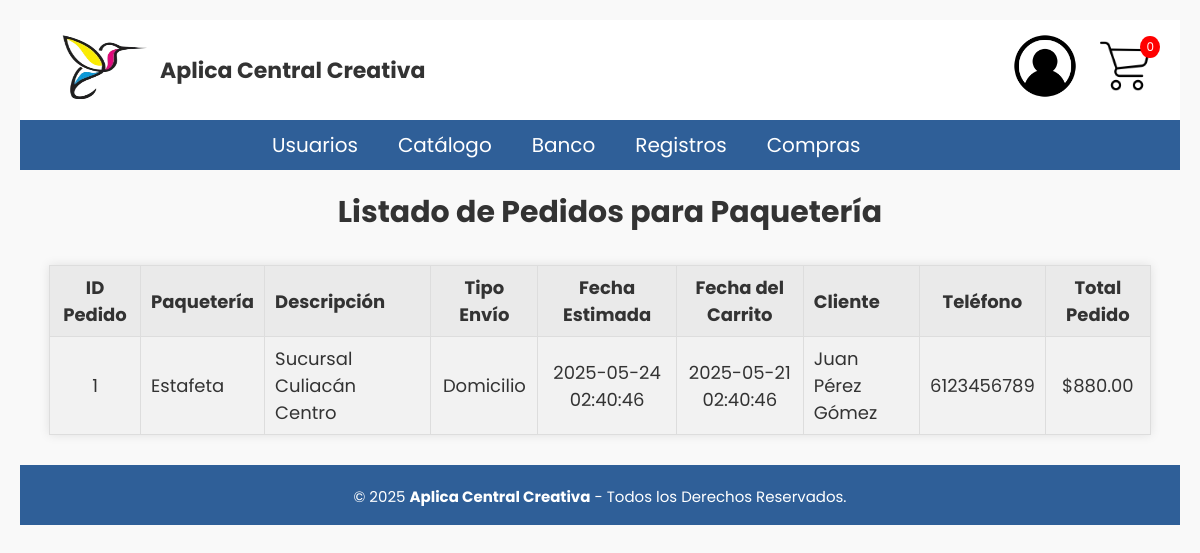
The page /Paqueteria/ver_pedidos.php (signed in) on the database its author committed.
### tables this page shows
CREATE TABLE pedido(
id_pedido INT NOT NULL PRIMARY KEY AUTO_INCREMENT,
id_envio INT NOT NULL,
id_paqueteria INT,
id_carrito INT NOT NULL,
iva DECIMAL(6,2) NOT NULL,
ieps DECIMAL(2),
id_direccion INT,
precio_total_pedido DECIMAL(6,2) NOT NULL,
CONSTRAINT fk_pedido_envio FOREIGN KEY (id_envio) REFERENCES envio(id_envio),
CONSTRAINT fk_pedido_paqueteria FOREIGN KEY (id_paqueteria) REFERENCES paqueteria(id_paqueteria),
CONSTRAINT fk_pedido_carrito FOREIGN KEY (id_carrito) REFERENCES carrito(id_carrito),
CONSTRAINT fk_pedido_direccion FOREIGN KEY (id_direccion) REFERENCES direccion(id_direccion)
);

CREATE TABLE paqueteria(
id_paqueteria INT NOT NULL PRIMARY KEY AUTO_INCREMENT,
nombre_paqueteria VARCHAR(50) NOT NULL,
descripcion VARCHAR(50) NOT NULL,
fecha DATETIME NOT NULL
);

CREATE TABLE envio(
id_envio INT NOT NULL PRIMARY KEY AUTO_INCREMENT,
tipo_envio ENUM('Domicilio','Punto de Entrega') NOT NULL,
costo DECIMAL(6,2) NOT NULL,
fecha_estimada DATETIME NOT NULL
);

CREATE TABLE carrito(
id_carrito INT NOT NULL PRIMARY KEY AUTO_INCREMENT,
id_cliente INT NOT NULL,
fecha DATETIME NOT NULL,
total DECIMAL(10,2) DEFAULT 0,
CONSTRAINT fk_cliente_carrito FOREIGN KEY (id_cliente) REFERENCES cliente(id_cliente)
);

CREATE TABLE cliente (
id_cliente INT NOT NULL PRIMARY KEY AUTO_INCREMENT,
id_usuario INT NOT NULL,
nom_persona VARCHAR(50) NOT NULL,
apellido_paterno VARCHAR(20) NOT NULL,
apellido_materno VARCHAR(20) NOT NULL,
telefono VARCHAR(10) NOT NULL,
monedero DECIMAL(6,2) DEFAULT 0,
CONSTRAINT fk_usuario FOREIGN KEY (id_usuario) REFERENCES usuario(id_usuario)
);

### Paqueteria/ver_pedidos.php (the view, shortened to what this page needs)
<?php
include '../BD/ConexionBD.php';
include ('../Nav/header.php');
$sql = "SELECT
            p.id_pedido,
            pq.nombre_paqueteria,
            pq.descripcion,
            e.tipo_envio,
            e.fecha_estimada,
            c.fecha AS fecha_carrito,
            p.precio_total_pedido,
            cl.nom_persona,
            cl.apellido_paterno,
            cl.apellido_materno,
            cl.telefono
        FROM pedido p
        JOIN paqueteria pq ON p.id_paqueteria = pq.id_paqueteria
        JOIN envio e ON p.id_envio = e.id_envio
        JOIN carrito c ON p.id_carrito = c.id_carrito
        JOIN cliente cl ON c.id_cliente = cl.id_cliente
        ORDER BY p.id_pedido DESC";
$result = $conn->query($sql);
?>
<!DOCTYPE html>
<html lang="es">
<head>
    <link rel="stylesheet" href="estilos_pedidos.css">
</head>
<body>
    <h2>Listado de Pedidos para Paquetería</h2>
    <table>
        <tr>
            <th>ID Pedido</th>
            <th class="descripcion">Paquetería</th>
            <th class="descripcion">Descripción</th>
            <th>Tipo Envío</th>
            <th>Fecha Estimada</th>
            <th>Fecha del Carrito</th>
            <th class="cliente">Cliente</th>
            <th class="telefono">Teléfono</th>
            <th>Total Pedido</th>
        </tr>
        <?php
        if ($result && $result->num_rows > 0) {
            while ($row = $result->fetch_assoc()) {
                echo "<tr>
                        <td>{$row['id_pedido']}</td>
                        <td class='descripcion'>{$row['nombre_paqueteria']}</td>
                        <td class='descripcion'>{$row['descripcion']}</td>
                        <td>{$row['tipo_envio']}</td>
                        <td>{$row['fecha_estimada']}</td>
                        <td>{$row['fecha_carrito']}</td>
                        <td class='cliente'>{$row['nom_persona']} {$row['apellido_paterno']} {$row['apellido_materno']}</td>
                        <td class='telefono'>{$row['telefono']}</td>
                        <td>\${$row['precio_total_pedido']}</td>
                      </tr>";
            }
        } else {
            echo "<tr><td colspan='9'>No hay pedidos registrados</td></tr>";
        }
        ?>
    </table>
    <?php
include '../Nav/footer.php';
?>
</body>
</html>

### CSS/cabecera.css (style rules this page uses)
html { font-size: 20px; overflow-y: auto; font-family: 'Poppins', sans-serif; }

### CSS/menu.css (style rules this page uses)
* { padding: 0px; margin: 0px; }

### CSS/formularios.css (style rules this page uses)
* { font-family: 'Poppins', sans-serif; margin: 0; padding: 0; box-sizing: border-box; }

### CSS/cabecera2.css (style rules this page uses)
* { padding: 0px; margin: 0px; }
h1, h2 { color: #000000; }
table { width: 100%; margin-bottom: 20px; border-collapse: collapse; }
table, th, td { border: 1px solid #ddd; }
th, td { padding: 10px; text-align: left; }

### CSS/Carrito.css (style rules this page uses)
body { font-family: 'Segoe UI', Tahoma, Geneva, Verdana, sans-serif; background-color: #f4f4f9; color: #000000; }
th, td { padding: 12px 15px; text-align: center; vertical-align: middle; }
tbody tr { border-bottom: 1px solid #eee; }

### CSS/direccion.css (style rules this page uses)
body { font-family: 'Segoe UI', Tahoma, Geneva, Verdana, sans-serif; background-color: #f4f4f9; color: #000000; }

### CSS/Tarjetas.css (style rules this page uses)
table { width: 95%; margin: 0 auto 40px auto; border-collapse: collapse; font-family: Arial, sans-serif; }
table th, table td { padding: 8px 10px; border: 1px solid #ddd; text-align: center; font-size: 0.9rem; }
table tbody tr:nth-child(even) { background-color: #f2f2f2; }

### CSS/confirmar_pedido.css (style rules this page uses)
body { font-family: 'Segoe UI', Tahoma, Geneva, Verdana, sans-serif; background-color: #f4f4f9; color: #000000; margin: 0; padding: 0; }
h2 { text-align: left; color: #000000; margin-top: 20px; margin-left: 20px; }

### CSS/reporte_ventas.css (style rules this page uses)
body { font-family: Arial, sans-serif; background-color: #f8f9fa; color: #333; }
h2 { color: #2c3e50; text-align: center; margin-bottom: 30px; }

### Paqueteria/estilos_pedidos.css (style rules this page uses)
body { font-family: Arial, sans-serif; background-color: #f9f9f9; padding: 20px; }
h2 { text-align: center; margin-bottom: 30px; color: #333; }
table { width: 95%; margin: 0 auto; border-collapse: collapse; background-color: #fff; box-shadow: 0 0 10px rgba(0, 0, 0, 0.1); }
th, td { border: 1px solid #ccc; padding: 12px; text-align: center; }
th.descripcion, td.descripcion, th.cliente, td.cliente { text-align: left; }
th.telefono, td.telefono { width: 110px; }
th { background-color: #eaeaea; color: #333; font-weight: bold; }
tr:nth-child(even) { background-color: #f5f5f5; }

### rows shown on the page
pedido: id_pedido "1", id_paqueteria.nombre_paqueteria "Estafeta", id_paqueteria.descripcion "Sucursal Culiacán Centro", id_envio.tipo_envio "Domicilio", id_envio.fecha_estimada "2025-05-24 02:40:46", id_carrito.fecha "2025-05-21 02:40:46", cliente.nom_persona "Juan", cliente.apellido_paterno "Pérez", cliente.apellido_materno "Gómez", cliente.telefono "6123456789", precio_total_pedido "880.00"

### other values the page prints
$total_cantidad "0"
$nombre "Usuarios"
$nombre "Catálogo"
$nombre "Banco"
$nombre "Registros"
$nombre "Compras"
